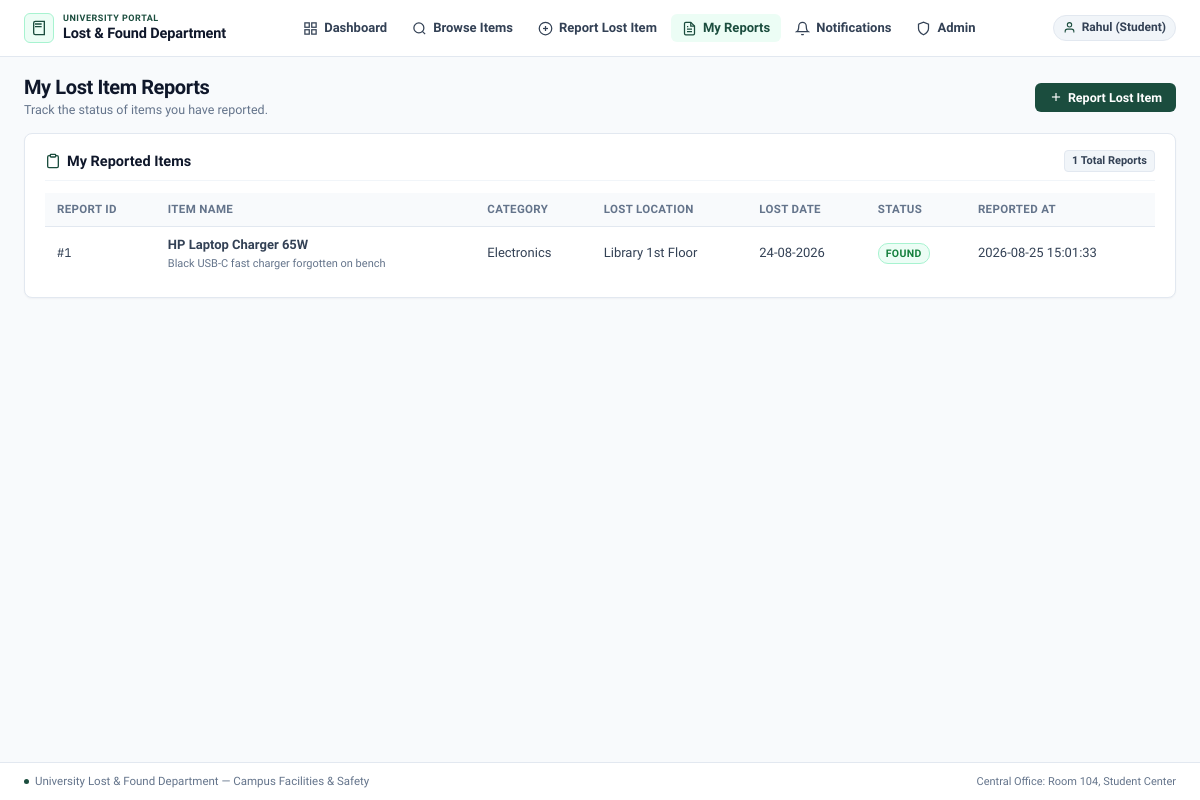
Before: /my-reports with the older database file.
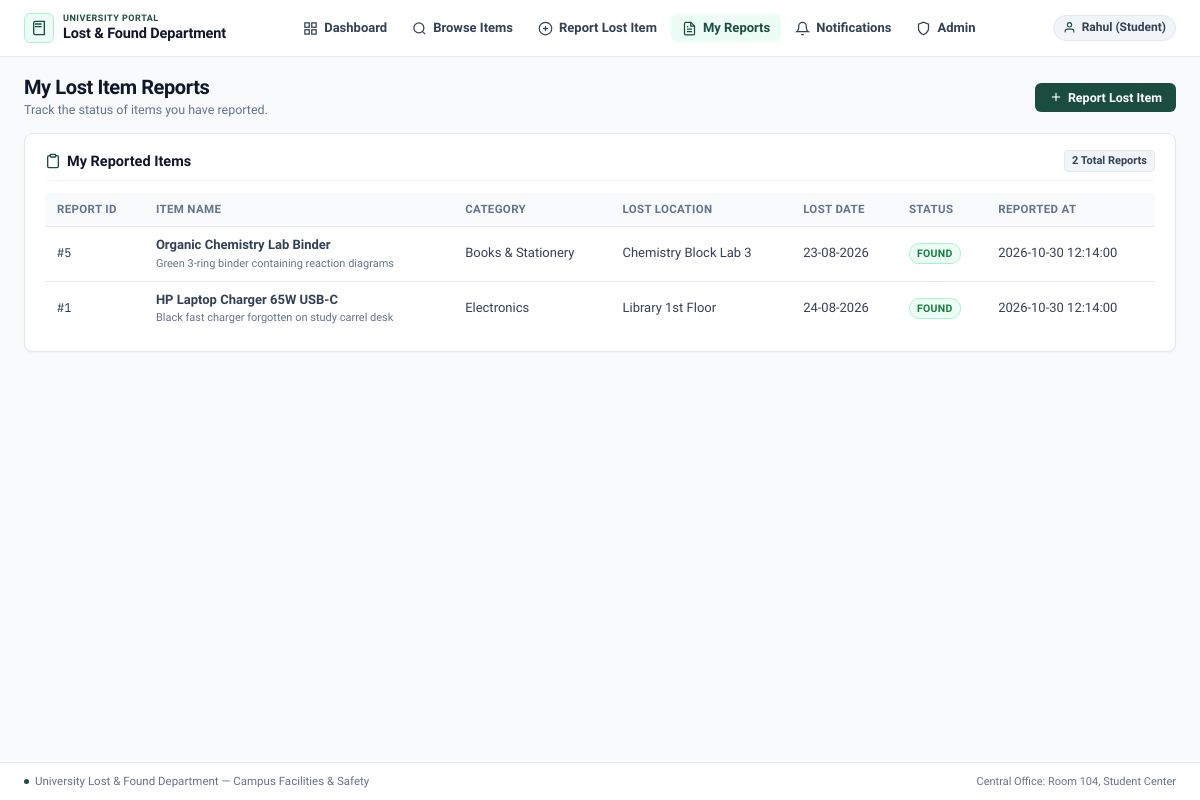
After: the same page with the newer database file.
### tables this page shows
CREATE TABLE lost_items (
    lost_item_id INTEGER PRIMARY KEY AUTOINCREMENT,
    user_id INTEGER NOT NULL,
    item_name TEXT NOT NULL,
    category TEXT,
    description TEXT,
    lost_location TEXT,
    lost_date TEXT,
    status TEXT NOT NULL DEFAULT 'SEARCHING' CHECK(status IN ('SEARCHING', 'FOUND', 'COLLECTED')),
    created_at TEXT DEFAULT CURRENT_TIMESTAMP,
    FOREIGN KEY(user_id) REFERENCES users(user_id) ON DELETE CASCADE
);

### backend/app/routes/lost_found_routes.py (the view)
@routes_bp.route("/my-reports")
def my_reports():
    reports = LostFoundService.get_student_reports(DEMO_USER_ID)
    return render_template("my_reports.html", reports=reports, active_page="my_reports")

### backend/app/repositories/lost_found_repo.py (called while the page is built)
    @staticmethod
    def get_lost_items_by_user(user_id: int) -> List[Dict[str, Any]]:
        with get_db_connection() as conn:
            rows = conn.execute("""
                SELECT lost_item_id, user_id, item_name, category, description, lost_location, lost_date, status, created_at
                FROM lost_items
                WHERE user_id = ?
                ORDER BY lost_item_id DESC;
            """, (user_id,)).fetchall()
            return [dict(row) for row in rows]

    @staticmethod
    def get_unread_notification_count(user_id: int) -> int:
        with get_db_connection() as conn:
            count = conn.execute("""
                SELECT COUNT(*) FROM notifications
                WHERE user_id = ? AND is_read = 0;
            """, (user_id,)).fetchone()[0]
            return int(count)

### backend/app/routes/lost_found_routes.py (called while the page is built)
@routes_bp.context_processor
def inject_global_data():
    unread_count = LostFoundService.get_unread_count(DEMO_USER_ID)
    return {
        "current_user_name": "Admin" if session.get("is_admin") else "Rahul (Student)",
        "current_user_id": DEMO_USER_ID,
        "unread_notifications": unread_count,
        "is_admin": session.get("is_admin", False)
    }

### frontend/templates/my_reports.html (shortened to what this page needs)
{% extends "base.html" %}
{% block content %}
<div class="page-header">
    <div>
        <h1 class="page-title">My Lost Item Reports</h1>
        <p class="page-subtitle">Track the status of items you have reported.</p>
    </div>
    <a href="{{ url_for('routes.report') }}" class="btn btn-primary">
        <svg class="svg-btn" viewBox="0 0 24 24" fill="none" stroke="currentColor" stroke-width="2">
            <line x1="12" y1="5" x2="12" y2="19"/>
            <line x1="5" y1="12" x2="19" y2="12"/>
        </svg>
        Report Lost Item
    </a>
</div>
<div class="card">
    <div class="card-header">
        <div class="header-with-icon">
            <svg class="svg-header" viewBox="0 0 24 24" fill="none" stroke="currentColor" stroke-width="2">
                <path d="M16 4h2a2 2 0 0 1 2 2v14a2 2 0 0 1-2 2H6a2 2 0 0 1-2-2V6a2 2 0 0 1 2-2h2"/>
                <rect x="8" y="2" width="8" height="4" rx="1" ry="1"/>
            </svg>
            <h2 class="card-title">My Reported Items</h2>
        </div>
        <span class="badge badge-neutral">{{ reports|length }} Total Reports</span>
    </div>
    <div class="table-container">
        <table class="app-table">
            <thead>
                <tr>
                    <th>Report ID</th>
                    <th>Item Name</th>
                    <th>Category</th>
                    <th>Lost Location</th>
                    <th>Lost Date</th>
                    <th>Status</th>
                    <th>Reported At</th>
                </tr>
            </thead>
            <tbody>
                {% if reports %}
                    {% for item in reports %}
                    <tr>
                        <td class="text-mono">#{{ item.lost_item_id }}</td>
                        <td>
                            <strong>{{ item.item_name }}</strong>
                            {% if item.description %}
                                <div class="table-subtext">{{ item.description }}</div>
                            {% endif %}
                        </td>
                        <td>{{ item.category or 'General' }}</td>
                        <td>{{ item.lost_location }}</td>
                        <td>{{ item.lost_date }}</td>
                        <td>
                            <span class="status-badge status-{{ item.status|lower }}">{{ item.status }}</span>
                        </td>
                        <td class="text-muted text-sm">{{ item.created_at }}</td>
                    </tr>
                    {% endfor %}
                {% else %}
                    <tr>
                        <td colspan="7" class="table-empty">
                            No lost item reports found. Click "Report Lost Item" to create one.
                        </td>
                    </tr>
                {% endif %}
            </tbody>
        </table>
    </div>
</div>
{% endblock %}

Changed rows visible on the page:
added lost_items: lost_item_id "5", item_name "Organic Chemistry Lab Binder", description "Green 3-ring binder containing reaction diagrams", category "Books & Stationery", lost_location "Chemistry Block Lab 3", lost_date "23-08-2026", status "FOUND", created_at "2026-10-30 12:14:00"
changed lost_items "Electronics": item_name "HP Laptop Charger 65W" → "HP Laptop Charger 65W USB-C"; description "Black USB-C fast charger forgotten on bench" → "Black fast charger forgotten on study carrel desk"; created_at "2026-08-25 15:01:33" → "2026-10-30 12:14:00"
Other visible differences:
{{ reports|length }}: "1" → "2"
